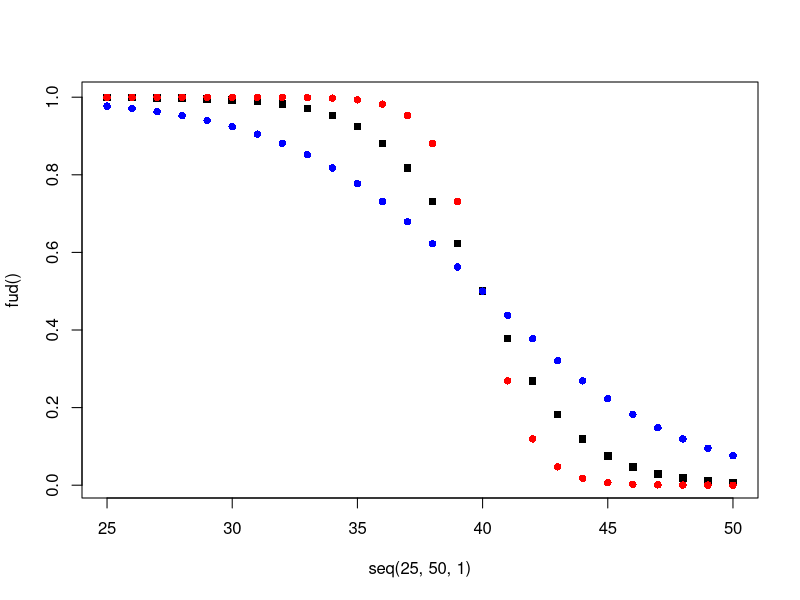
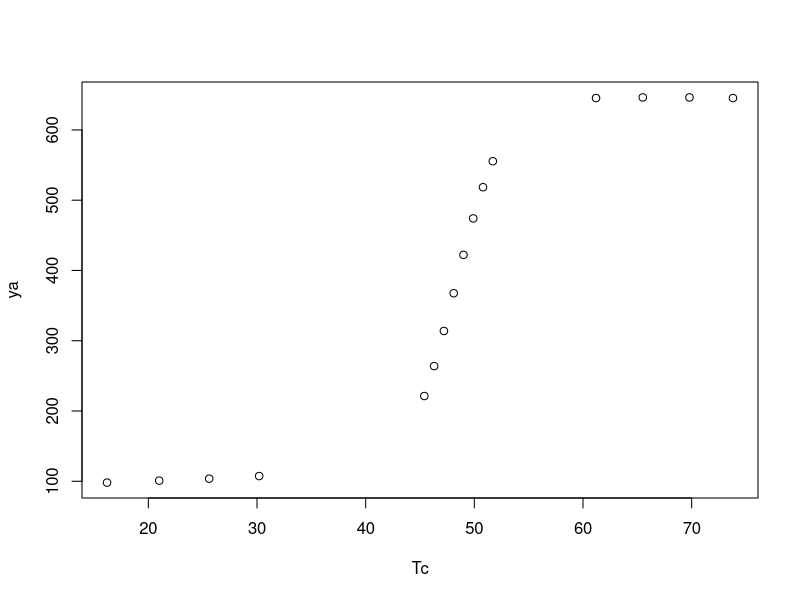
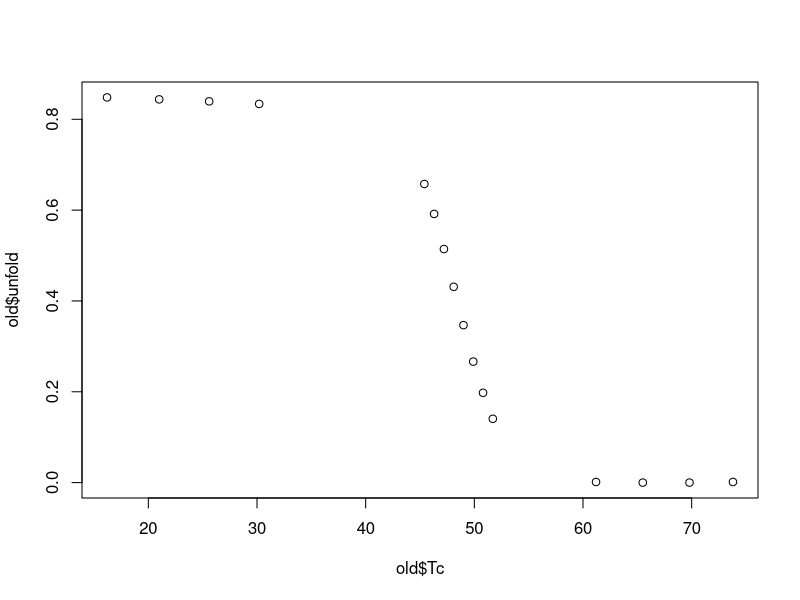
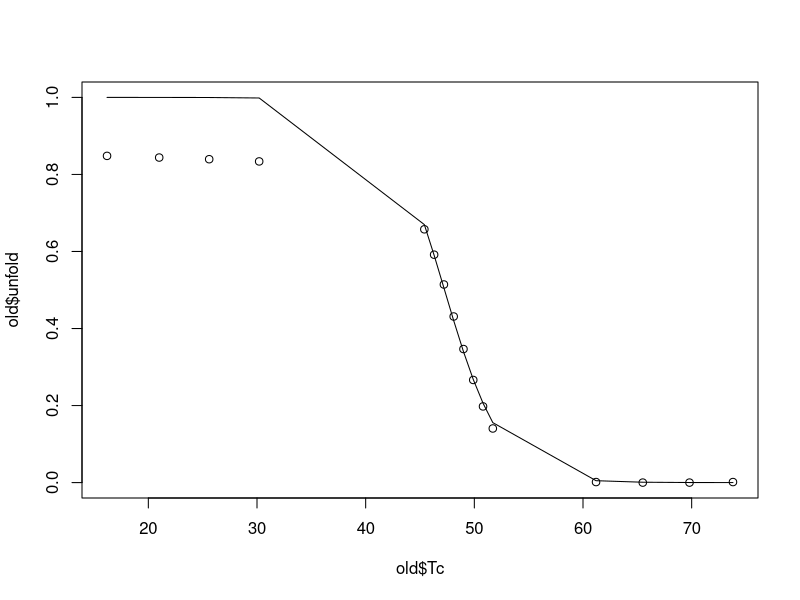
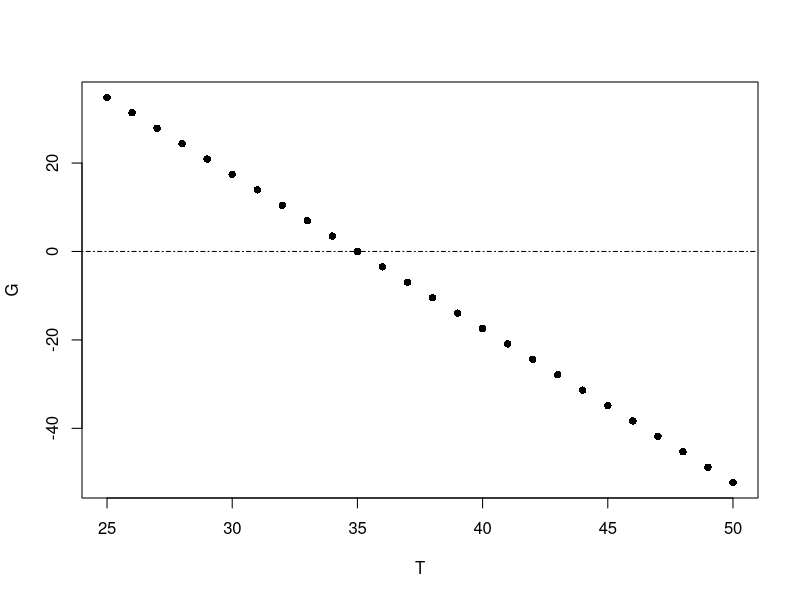
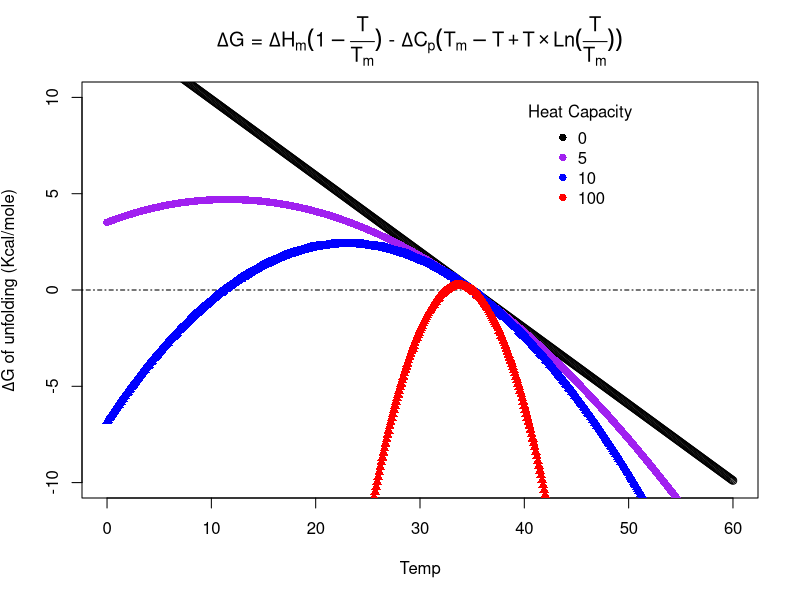
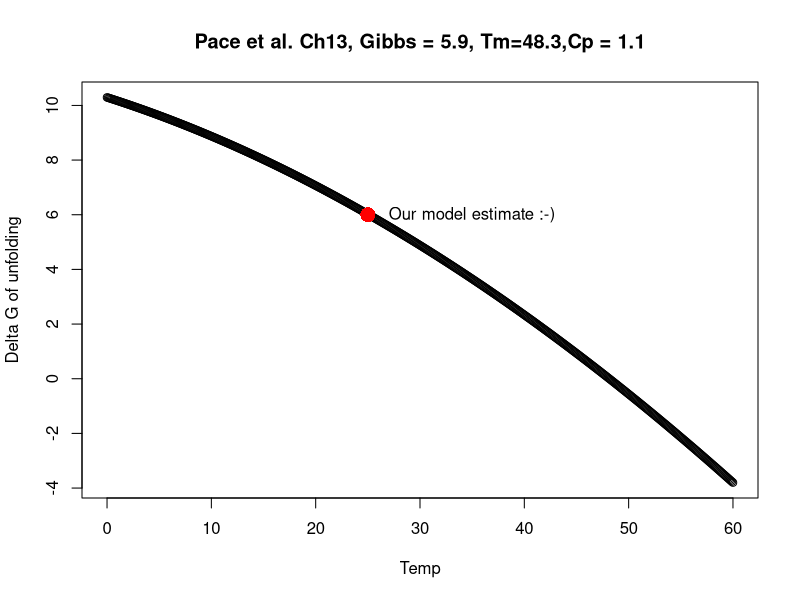
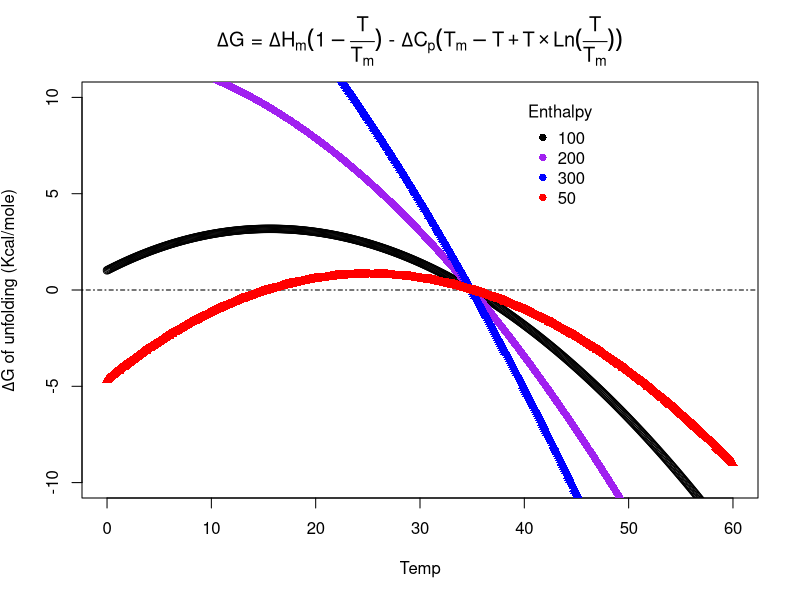

These figures' R source, in order:
## ---- chunk 1
library(ggplot2)
## ---- chunk 2
fud<-function(T=seq(25,50,1),Tm=40,slope=.5){
  y<-1/(1+exp((-slope*(Tm-T))))
  return(y)
  }
plot(seq(25,50,1),fud(),pch=15,col="black")
points(seq(25,50,1),fud(slope=1),pch=16,col="red")
points(seq(25,50,1),fud(slope=.25),pch=16,col="blue")


#Converting C to Kelvin, add 273.15
deltaHm<-(40+273.15)*1
Tm<-40

ya<-c(98.1)
## ---- chunk 3
old<-read.csv("Old_folding_data.csv")
plot(old)
old$K<-old$Tc+273.15
old$unfold<-1-(old$ya/max(old$ya))
plot(old$Tc,old$unfold)


#fitting my new function!
neg.fit<-nls(unfold~1/(1+exp((-slope*(Tm-Tc)))),data=old,start=list(slope=.5,Tm=45),trace=TRUE,control=nls.control(warnOnly
= TRUE, tol = 1e-05, maxiter=1000))
summary(neg.fit)

deltaHm<-(47.25+273.15)*0.38065

pred<-predict(neg.fit,type="response")
plot(old$Tc,old$unfold,ylim=c(0,1))
lines(old$Tc,pred)

## ---- chunk 4
#Delta G = DeltaHm ( 1- T/Tm) - DeltaCp(Tm-T + T*Ln(T/Tm))

#assuming no DeltaCP
DeltaG_1<-function(Hm=deltaHm,T=seq(25,50,1),Tm=35){
  G<-Hm*(1-(T/Tm))
  plot(T,G,pch=16)
  abline(h=0,lty="dotdash")
  }
DeltaG_1()


#together
DeltaG_2<-function(Cp=2,Hm=deltaHm,T=(seq(0,60,.1)+273.15),Tm=35+273.15){
  G<-Hm*(1-(T/Tm))-(Cp*((Tm-T)+T*log(T/Tm)))
  #plot(T,G,pch=16,ylab="Gibbs Free of Unfolding",xlab="Temperature in Kelvins")
  #abline(h=0,lty="dotdash")
  return(G)
  #dat<-as.data.frame(cbind(T,G))
  #return(dat)
  #Tms<-(subset(dat,dat$G=="0"))[1]-273.15
  #return(Tms)
  }
#par(mfrow=c(1,1))
Temp<-seq(0,60,.1)
plot(Temp,DeltaG_2(Cp=0),ylim=c(-10,10),xlim=c(0,60),ylab=expression(paste(Delta,G," of unfolding (Kcal/mole)")),main=expression(paste(Delta,G," = ",Delta,H[m],(1-frac(T,T[m]))," - ",Delta,C[p],(T[m]-T+T%*%Ln(frac(T,T[m]))))))
abline(h=0,lty="dotdash")
points(Temp,DeltaG_2(Cp=5),col="purple",pch=16)
points(Temp,DeltaG_2(Cp=10),col="blue",pch=17)
points(Temp,DeltaG_2(Cp=100),col="red",pch=17)
legend(40,10,c("0","5","10","100"),pch=16,col=c("black","purple","blue","red"),title="Heat Capacity",box.col="white")

#comparing our model to pace et al. ch 13
plot(Temp,DeltaG_2(Cp=1.1,Hm=96.6,Tm=(48.3+273)),ylab="Delta G of unfolding",main="Pace et al. Ch13, Gibbs = 5.9, Tm=48.3,Cp = 1.1")
points(25,6,pch=16,cex=2,col="red")
text(35,6,label="Our model estimate :-)")

#playing with enthalpy
#Delta G = DeltaHm ( 1- T/Tm) - DeltaCp(Tm-T + T*Ln(T/Tm))
plot(Temp,DeltaG_2(Cp=5,Hm=100),ylim=c(-10,10),xlim=c(0,60),ylab=expression(paste(Delta,G," of unfolding (Kcal/mole)")),main=expression(paste(Delta,G," = ",Delta,H[m],(1-frac(T,T[m]))," - ",Delta,C[p],(T[m]-T+T%*%Ln(frac(T,T[m]))))))
abline(h=0,lty="dotdash")
points(Temp,DeltaG_2(Cp=5,Hm=200),col="purple",pch=16)
points(Temp,DeltaG_2(Cp=5,Hm=300),col="blue",pch=17)
points(Temp,DeltaG_2(Cp=5,Hm=50),col="red",pch=17)
legend(40,10,c("100","200","300","50"),pch=16,col=c("black","purple","blue","red"),title="Enthalpy",box.col="white")
## ---- chunk 5
#first derivitive
deriv<-function(a=0.38065,Tm=(35+273),T=(seq(0,60,.1)+273)){
  first<-(a*exp(a*(Tm-T)))/((exp(a*(Tm-T))+1)^2)
  second<-((a^2)*(exp(a*(Tm-T))-1)*(exp(a*(Tm-T))))/(exp(a*(Tm-T))+1)^3
  dat<-data.frame(cbind(first,second))
  return(dat)
}

deriv()
plot(seq(0,60,.1),deriv()[,1],ylim=c(-.02,.1))
points(seq(0,60,.1),deriv()[,2],col="blue")
max(deriv()[,1])


#te<-DeltaG_2(Cp=deriv()[,2],Hm=deriv()[,1])
#plot(seq(25,60,.1),te)
#abline(h=0,lty="dotdash")

test2<-DeltaG_2(Cp=deriv()[,2],T=(seq(0,60,.1)+273))
plot(seq(0,60,.1),test2)
abline(h=0,lty="dotdash")

cbind(seq(0,60,.1),test2)[251,] #gibbs free estimate

calc_cp<-function(Hm=deltaHm,Temp=(seq(0,60,.1)+273),Tm=(48.3+273)){
  calc<-(Hm*2*Temp)/(Tm*(Tm-Temp))
  return(calc)
}
plot(seq(0,60,.1),calc_cp())

## ---- chunk 6
old

#vant<-function(Tm=35,T=seq(25,60,1))
  
#looking at linear region of points
old$Keq<-log(old$ya/max(old$ya))
#plot((1/old$K),old$Keq,xlim=c(0.003,0.0032))
#text((1/old$K),old$Keq,labels=old$Tc)
old$Temperature_K<-1/old$K
#subsetting linear part of equation
new<-subset(old,old$Tc > 45 & old$Tc <52)

mod1<-lm(Keq~Temperature_K,data=new)
summary(mod1)


plot(new$Temperature_K,new$Keq,main="van't Hoff plot")
abline(mod1)
#http://www.science.uwaterloo.ca/~cchieh/cact/c120/idealgas.html
param<-coef(mod1)/.001987
names(param)<-c("Entropy","Enthalpy");param
G_estimate<-function(Entropy=param[1],Enthalpy=param[2],Temp=(seq(-60,60,.1)+273.15)){
  gibbs<-(Enthalpy)-(Temp*Entropy)
  return(gibbs)
}
G_estimate()
plot(seq(-60,60,.1),G_estimate())
## ---- chunk 7
library(segmented)
library(ggplot2)
m<-read.csv("20160311_prot_unfolding.csv")
str(m)

p<-ggplot(m,aes(y=Conc,x=Temp,colour=Species,shape=Treatment))+geom_point(size=3)
p

#pic
pic<-subset(m,m$Species=="A. picea")
p1<-ggplot(pic,aes(y=Conc,x=Temp,colour=Treatment))+geom_point(size=3)
p1
#pogo
pog<-subset(m,m$Species=="P. barbatus")
p2<-ggplot(pog,aes(y=Conc,x=Temp,colour=Treatment))+geom_point(size=3)
p2

#break point analysis for aphaeno
apic.mod1<-lm(Conc~Temp,data=subset(pic,pic$Treatment=="Native"))
summary(apic.mod1)

apic.seg1<-segmented(apic.mod1,seg.Z=~Temp,psi=list(Temp=c(30)))
summary(apic.seg1)
apic.seg1$psi#break point estimates
slope(apic.seg1)#getting slopes


#break point analysis for pogo
pog.mod1<-lm(Conc~Temp,data=subset(pog,pog$Treatment=="Native"))
summary(pog.mod1)

pog.seg1<-segmented(pog.mod1,seg.Z=~Temp,psi=list(Temp=c(30)))
summary(pog.seg1)
pog.seg1$psi#break point estimates
slope(pog.seg1)#getting slopes

plot(pog$Temp,pog$Conc,pch=16,cex=2)
abline(a=1,b=0.0002672)
abline(a=1,b=-0.0420500)

## ---- chunk 8
DeltaG_3<-function(Cp=5,T=(seq(-60,60,.1)+273.15),Tm=35+273.15,slope=.3){
  G<-(slope*Tm)*(1-(T/Tm))-(Cp*((Tm-T)+T*log(T/Tm)))
  return(G)

  }
DeltaG_3()
plot(seq(-60,60,.1),DeltaG_3(),ylim=c(-20,20),xlim=c(-60,60),ylab=expression(paste(Delta,G," of unfolding (Kcal/mole)")),main=expression(paste(Delta,G," = ",Delta,H[m],(1-frac(T,T[m]))," - ",Delta,C[p],(T[m]-T+T%*%Ln(frac(T,T[m]))))))
abline(h=0,v=25,lty="dotdash")
points(seq(-60,60,.1),DeltaG_3(Tm=25+273.15))
points(seq(-60,60,.1),DeltaG_3(Tm=60+273.15))
points(seq(-60,60,.1),DeltaG_3(Tm=60+273.15,slope=.4),col="red")
